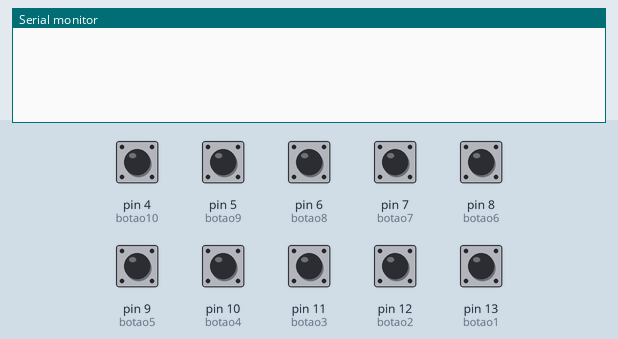
A sketch run on a simulated Arduino Uno, built with avr-gcc and run on an emulated ATmega328P. Shown: the last lines printed to the serial monitor. The inputs (shaded band) are chosen by the test bench; at power-on: pin 4 (botao10), pin 5 (botao9), pin 6 (botao8), pin 7 (botao7), pin 8 (botao6), pin 9 (botao5), pin 10 (botao4), pin 11 (botao3), pin 12 (botao2), pin 13 (botao1) LOW.

Above: at 1.2 s.
1.3 s: pin 4 (botao10) pulled HIGH for 0.15 s
At 1.8 s:
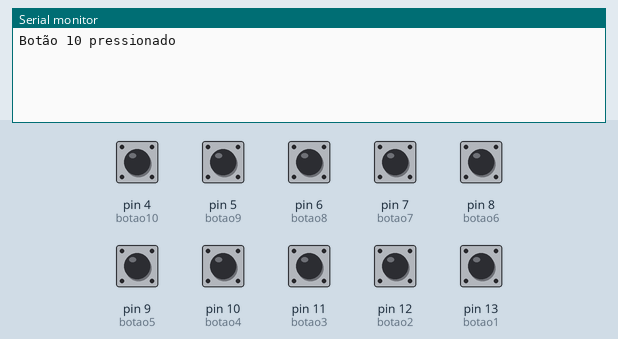
2.9 s: pin 5 (botao9) pulled HIGH for 0.15 s
At 4.1 s:
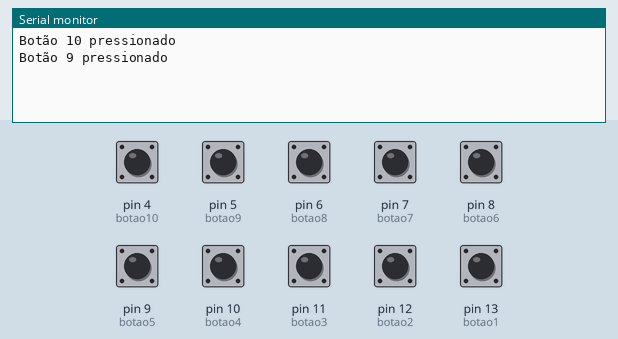
4.5 s: pin 6 (botao8) pulled HIGH for 0.15 s
At 5.5 s:
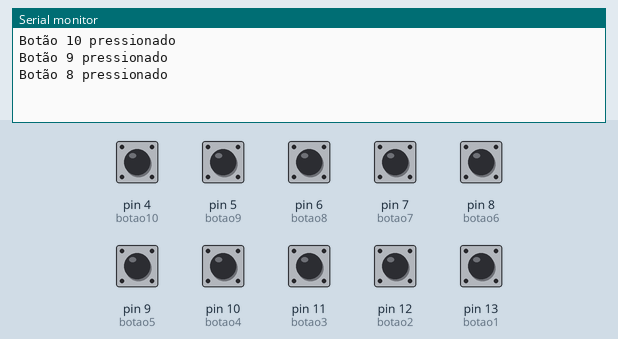
6.1 s: pin 7 (botao7) pulled HIGH for 0.15 s
At 6.7 s:
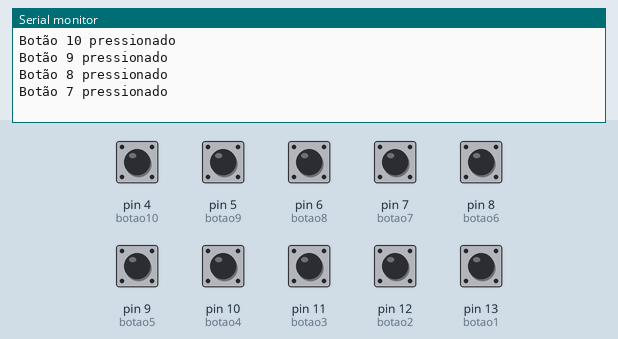
7.7 s: pin 8 (botao6) pulled HIGH for 0.15 s
At 8.9 s:
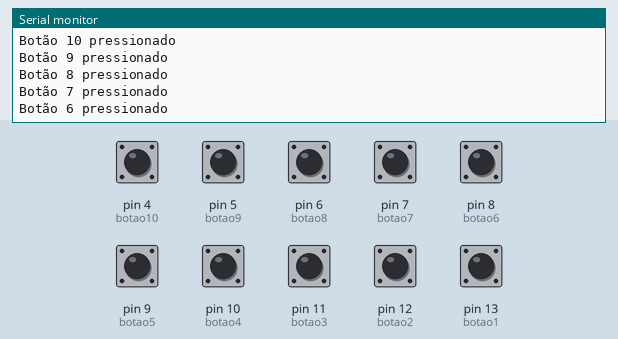
9.3 s: pin 9 (botao5) pulled HIGH for 0.15 s
At 10.3 s:
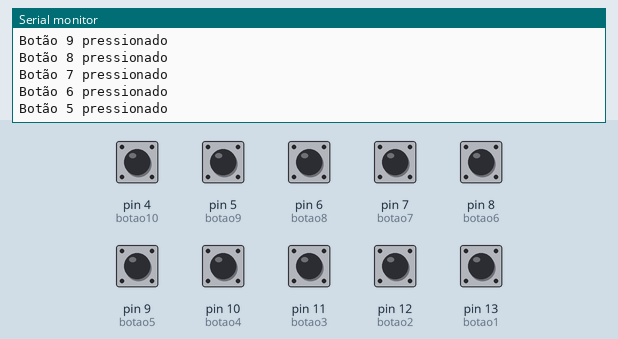
Timing chart, 0 to 11.9 s (numbered marks = the images above; inputs shaded):
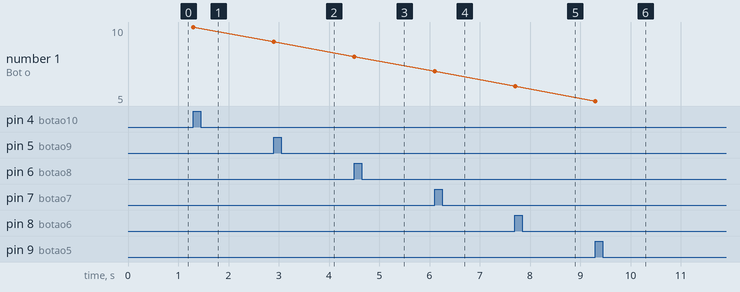

Measured:
- after the input at 1.3 s, the serial monitor: prints a new line at once (image 1)
- after the input at 2.9 s, the serial monitor: prints a new line at once (image 2)
- after the input at 4.5 s, the serial monitor: prints a new line at once (image 3)
- after the input at 6.1 s, the serial monitor: prints a new line at once (image 4)
- after the input at 7.7 s, the serial monitor: prints a new line at once (image 5)
- after the input at 9.3 s, the serial monitor: prints a new line at once (image 6)
- plotted number 1: 10 → 9 after the input at 2.9 s, 9 → 8 after the input at 4.5 s, 8 → 7 after the input at 6.1 s, 7 → 6 after the input at 7.7 s, 6 → 5 after the input at 9.3 s

The sketch:

Botoes_touch.ino
```cpp
#define botao1 13
#define botao2 12
#define botao3 11
#define botao4 10
#define botao5 9
#define botao6 8
#define botao7 7
#define botao8 6
#define botao9 5
#define botao10 4

void setup() {
  Serial.begin(9600);
  pinMode(botao1, INPUT);
  pinMode(botao2, INPUT);
  pinMode(botao3, INPUT);
  pinMode(botao4, INPUT);
  pinMode(botao5, INPUT);
  pinMode(botao6, INPUT);
  pinMode(botao7, INPUT);
  pinMode(botao8, INPUT);
  pinMode(botao9, INPUT);
  pinMode(botao10, INPUT);
}

void loop() {
  LeituraBotoes();
}

void LeituraBotoes(){
  if(digitalRead(botao1) == HIGH){
    Serial.println("");
    Serial.println("Botão 1 pressionado");
    delay(200);
  } else if(digitalRead(botao2) == HIGH){
    Serial.println("");
    Serial.println("Botão 2 pressionado");
    delay(200);
  } else if(digitalRead(botao3) == HIGH){
    Serial.println("");
    Serial.println("Botão 3 pressionado");
    delay(200);
  } else if(digitalRead(botao4) == HIGH){
    Serial.println("");
    Serial.println("Botão 4 pressionado");
    delay(200);
  } else if(digitalRead(botao5) == HIGH){
    Serial.println("");
    Serial.println("Botão 5 pressionado");
    delay(200);
  } else if(digitalRead(botao6) == HIGH){
    Serial.println("");
    Serial.println("Botão 6 pressionado");
    delay(200);
  } else if(digitalRead(botao7) == HIGH){
    Serial.println("");
    Serial.println("Botão 7 pressionado");
    delay(200);
  } else if(digitalRead(botao8) == HIGH){
    Serial.println("");
    Serial.println("Botão 8 pressionado");
    delay(200);
  } else if(digitalRead(botao9) == HIGH){
    Serial.println("");
    Serial.println("Botão 9 pressionado");
    delay(200);
  } else if(digitalRead(botao10) == HIGH){
    Serial.println("");
    Serial.println("Botão 10 pressionado");
    delay(200);
  }
}
```
